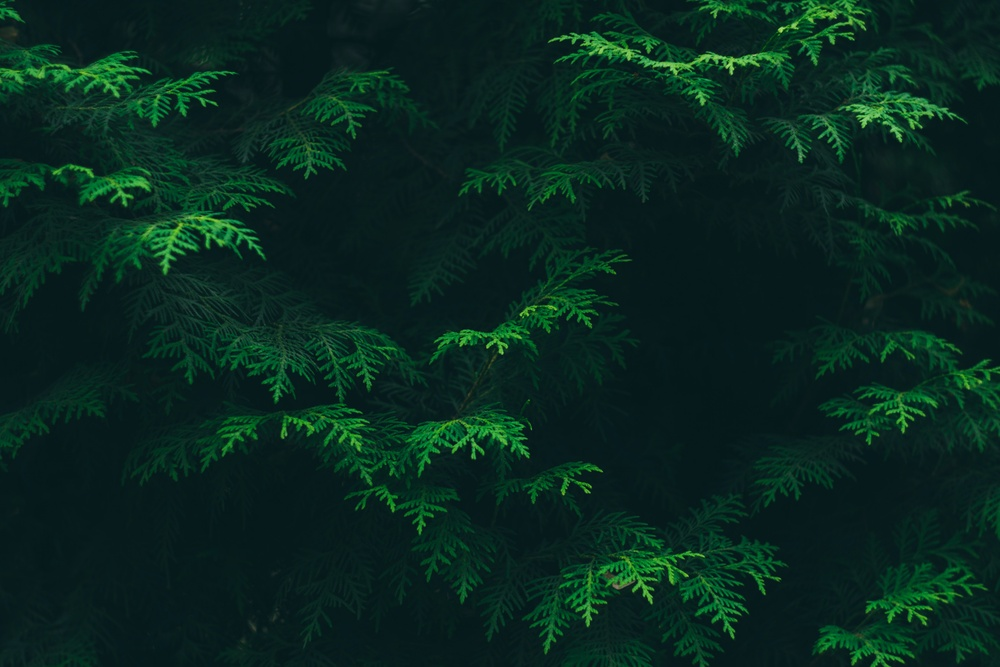
#> input picture green.jpg, 1000 x 667 px, shrunk from 4608 x 3072 before the run
$ jupyter execute Homework2.ipynb
#> lines starting #> are read from the running program, lines starting #| are printed output that depends on the picture; long printed decimals are rounded
# HOMEWORK 2
For this homework you will have to complete and implement the colour balancing for:
* Gray world algorithm
* Scale-by-max algorithm

You are free to use your own images. Experiment with more images and think about the effect each of the algorithms has on the resulting (balanced) image.

### Colour Balancing
In this notebook we will show different type of colour balancing making use of von Kries' hypothesis.

[cell 1]
import cv2
import numpy as np
from matplotlib import pyplot as plt
plt.rcParams['figure.figsize'] = [15, 5]

### Gray world
This algorithm assumes that a scene, on average, is gray.

[cell 2]
# Load your image
img = cv2.imread('green.jpg')
#> img is the input picture: shape (667, 1000, 3); mean B, G, R 31.2, 39.7, 8.7
img = cv2.cvtColor(img, cv2.COLOR_BGR2RGB)

# Compute the mean values for all three colour channels (red, green, blue)

mean_r = np.mean(img[:,:,0])
#> mean_r = 8.67
mean_g = np.mean(img[:,:,1])
#> mean_g = 39.71
mean_b = np.mean(img[:,:,2])
#> mean_b = 31.15

print(mean_r, mean_g, mean_b)
#| 8.668 39.715 31.152

avg=np.mean([mean_r, mean_g, mean_b]);
#> avg = 26.51

# Compute the coefficients kr, kg, kb
# Note: there are 3 coefficients to compute but we only have 2 equations.
# Therefore, you have to make an assumption, fix the value of one of the
# coefficients and compute the remining two
# Hint: You can fix the coefficient of the brightest colour channel to 1.

coef_r=avg/mean_r
#> coef_r = 3.06
coef_g=avg/mean_g
#> coef_g = 0.668
coef_b=avg/mean_b
#> coef_b = 0.851

print('Coefficients=', coef_r, coef_g, coef_b)
#| Coefficients= 3.058 0.6675 0.8511
mincoef=np.min([coef_r, coef_g, coef_b]);
#> mincoef = 0.668
print('Min coefficient=', mincoef)
#| Min coefficient= 0.6675

coef_r = coef_r/mincoef;
#> coef_r = 4.58
coef_g = coef_g/mincoef;
#> coef_g = 1
coef_b = coef_b/mincoef;
#> coef_b = 1.27
print('Balanced coefficients=', coef_r, coef_g, coef_b)
#| Balanced coefficients= 4.582 1.0 1.275

# Apply color balancing and generate the balanced image


balanced2 = img.copy()

balanced2[...,0] = img[...,0]*coef_r;
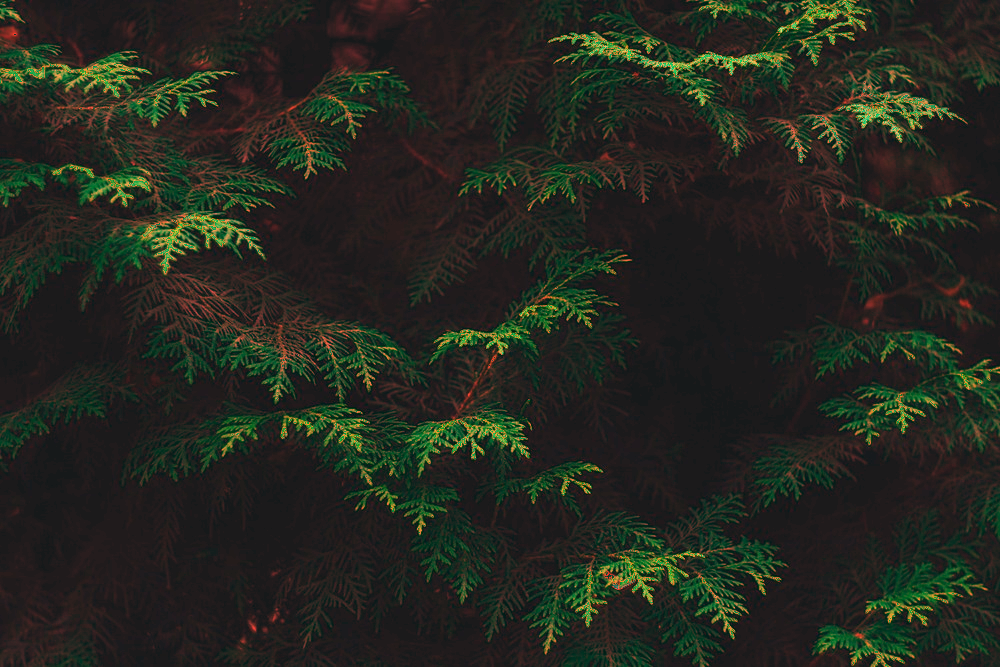
#> balanced2: shape (667, 1000, 3); mean R, G, B 36.6, 39.7, 31.2
balanced2[...,1] = img[...,1]*coef_g;
balanced2[...,2] = img[...,2]*coef_b;

mean_r = np.mean(balanced2[:,:,0])
#> mean_r = 36.58
mean_g = np.mean(balanced2[:,:,1])
mean_b = np.mean(balanced2[:,:,2])
#> mean_b = 39.18

print('Mean Balanced=', mean_r, mean_g, mean_b)
#| Mean Balanced= 36.582 39.715 39.175

# Show the original and the balanced image side by side
plt.subplot(121), plt.imshow(img)
plt.subplot(122), plt.imshow(balanced2)
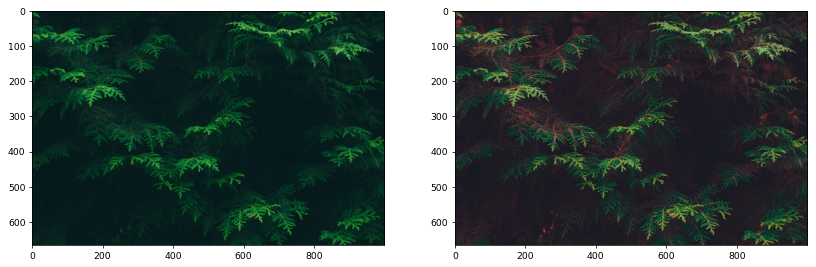
#> figure drawn by matplotlib, 2 panels

### Scale-by-max
This is a straightforward algorithm that scales each colour channel by its maximum value. Note that it is sensitive to noise and saturations.

[cell 3]
# Load your image
img = cv2.imread('green.jpg')
img = cv2.cvtColor(img, cv2.COLOR_BGR2RGB)

# Compute the maximum values for all three colour channels (red, green, blue)

max_r = np.max(img[..., 0])
#> max_r = 165
max_g = np.max(img[..., 1])
#> max_g = 222
max_b = np.max(img[..., 2])
#> max_b = 133

coef_r = 255/max_r;
#> coef_r = 1.55
coef_g = 255/max_g;
#> coef_g = 1.15
coef_b = 255/max_b;
#> coef_b = 1.92
print(coef_r, coef_g, coef_b)
#| 1.545 1.149 1.917


balanced = img.copy()

balanced[..., 0] = (img[..., 0]*coef_r)
balanced[..., 1] = (img[..., 1]*coef_g)
balanced[..., 2] = (img[..., 2]*coef_b)
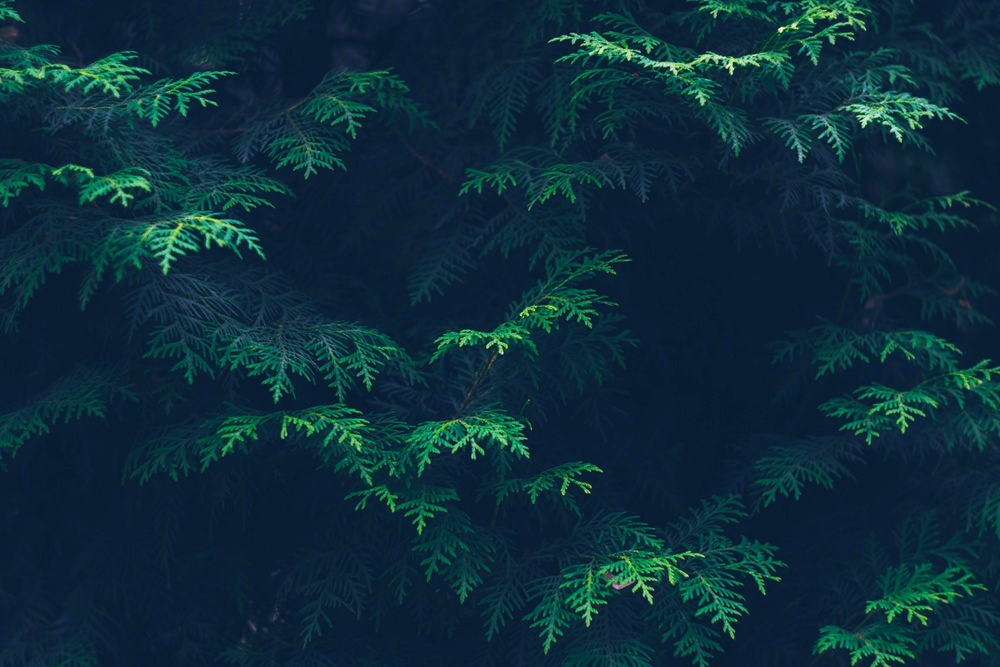
#> balanced: shape (667, 1000, 3); mean R, G, B 12.9, 45.1, 59.1

# Apply scale-by-max balancing and generate the balanced image

plt.subplot(121), plt.imshow(img)
plt.subplot(122), plt.imshow(balanced)
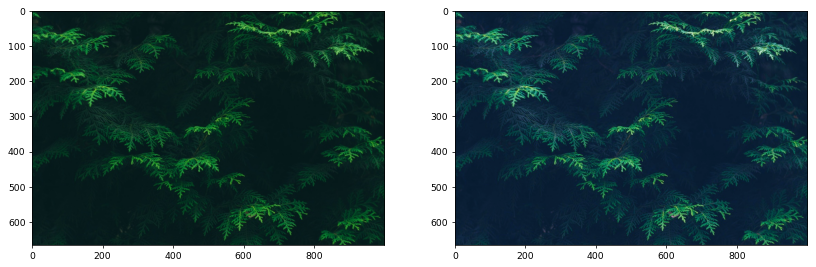
#> figure drawn by matplotlib, 2 panels
